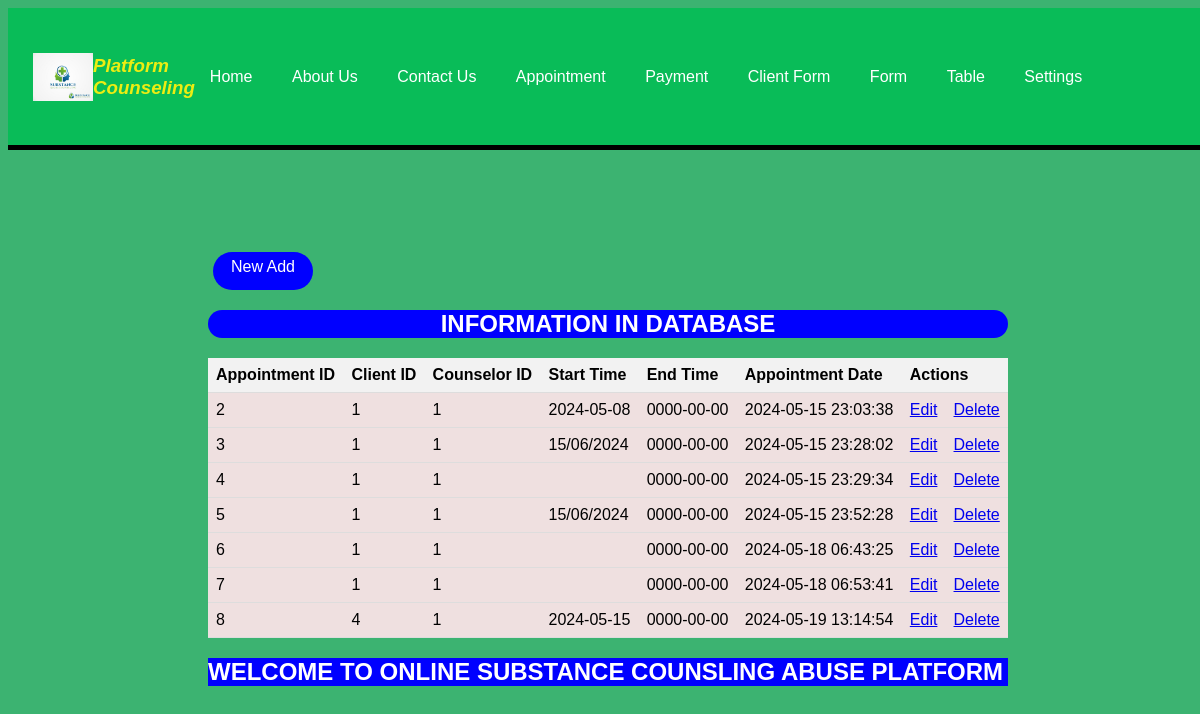
The page /appointmentview.php on the database its author committed.
### tables this page shows
CREATE TABLE `appointment` (
  `appointment_id` int(11) NOT NULL,
  `client_id` int(11) DEFAULT NULL,
  `counselor_id` int(11) DEFAULT NULL,
  `starttime` varchar(50) NOT NULL,
  `endtime` date NOT NULL,
  `appointmentDate` datetime DEFAULT current_timestamp()
);

### appointmentview.php (the view, shortened to what this page needs)
<!DOCTYPE html>
<html lang="en">
<head>
  <link rel="stylesheet" href="counselorview.css">
</head>
<body>
<header>
    <div class="header">
        <img class="logo" src="logo.jpg" alt="Logo">
        <h3 class="tu"><i>Platform <br> Counseling  </i></h3>
        <ul class="navigation">
          <li><a href="home.php">Home</a></li>
            <li><a href="aboutus.php">About Us</a></li>
            <li><a href="contactus.html">Contact Us</a></li>
            <li><a href="appointment.php">Appointment</a></li>
            <li><a href="payment.php">Payment</a></li>
            <li> <a href="clients.php">Client Form</a></li>
            <li class="dropdown">
              <a href="#">Form</a>
            </li>
            <li class="dropdown">
            <a href="#">Table</a>
          </li>
            <li class="dropdown">
          <a href="#">Settings</a>
        </li>
        </ul>
    </div>
        <br>
        </div></li></ul></div></header>
<br><br><br>
  <div class="container">
    <a href='/counselingplatform/appointment.php' class="add">New Add</a> <br>
    <div class="text-center">
      <center><h2 class="list">INFORMATION IN DATABASE</h2></center>
      <table class="table">
        <thead class="thead-light">
          <tr>
            <th> Appointment ID</th>
            <th>Client ID </th>
            <th>Counselor ID </th>
            <th>Start Time</th>
            <th>End Time</th>
            <th>Appointment Date</th>
            <th colspan="2">Actions</th>
          </tr>
        </thead>
        <tbody>
          <?php
         include "dbconnection.php";
          $sql = "SELECT * FROM appointment";
          $result = $connection->query($sql);
          while ($row = $result->fetch_assoc()) {
            echo "
              <tr>
                <td>{$row['appointment_id']}</td>
                <td>{$row['client_id']}</td>
                <td>{$row['counselor_id']}</td>
                <td>{$row['starttime']}</td>
                <td>{$row['endtime']}</td>
                <td>{$row['appointmentDate']}</td>
                <td>
                  <a href='/counselingplatform/appointmentedit.php?appointment_id={$row['appointment_id']}' class='btn btn-primary'>Edit</a>
                </td>
                <td>
                  <a href='/counselingplatform/appointmentdelete.php?appointment_id={$row['appointment_id']}' class='btn btn-danger'>Delete</a>
                </td>
              </tr>
            ";
          }
          ?>
        </tbody>
      </table>
    </div>
    <h2><marquee class="bu">WELCOME TO ONLINE SUBSTANCE COUNSLING ABUSE PLATFORM</marquee></h2>
  </div>
</body>
</html>

### counselorview.css (style rules this page uses)
body { font-family: Arial, sans-serif; background: url(logo2.png) no-repeat; background-position: center; background-size: cover; min-height: 100vh; width: 100%; background-color: #5858ee; }
h2 { margin-top: 20px; margin-bottom: 20px; }
table { width: 100%; border-collapse: collapse; }
th, td { padding: 8px; text-align: left; border-bottom: 1px solid #ddd; }
th { background-color: #f2f2f2; }
.add { margin-left: 5px; margin-top: 10px; background-color: blue; color: white; width: 100px; border-radius: 25px; height: 38px; display: inline-block; text-decoration: none; text-align: center; line-height: 30px; }
.list { width:auto 100%; background-Color:blue; color:white; border-radius: 30px; font-weight:bold; text-align:center; }
.container { max-width: 800px; margin: 0 auto; padding: 20px; }
.tu { color: rgb(237, 237, 18); }
center h2 { text-align:center; }
table { background-color: rgb(239, 224, 224); }

### appointmentview.php (style rules this page uses)
body { font-family: Arial, sans-serif; margin: 10; padding: 10; background-color: MediumSeaGreen; }
.navigation a:link { color: white; background-color:none; padding: 5px; margin: 5px; border-radius: 15px; }
.header { display: flex; justify-content: space-between; align-items: center; padding: 28px 25px; background-color: rgb(9, 188, 88); border-bottom: 5px solid black; }
.logo { width: 60px; height: auto; }
.navigation { list-style-type: none; margin: 0; padding: 0; text-align:none; flex-grow: 2; }
.navigation li { display: inline-block; margin-right: 5px; padding: 5px; }
.navigation li:last-child { margin-right: 0; }
.navigation li a { text-decoration: none; color: #333; }
.container { max-width: 800px; margin: 0 auto; padding: 20px; }
.tu { color: rgb(237, 237, 18); }
.bu { background-color:blue; color:white; }

### rows shown on the page
appointment: appointment_id "2", client "1", counselor "1", starttime "2024-05-08", endtime "0000-00-00", appointmentDate "2024-05-15 23:03:38"
appointment: appointment_id "3", client "1", counselor "1", starttime "15/06/2024", endtime "0000-00-00", appointmentDate "2024-05-15 23:28:02"
appointment: appointment_id "4", client "1", counselor "1", endtime "0000-00-00", appointmentDate "2024-05-15 23:29:34"
appointment: appointment_id "5", client "1", counselor "1", starttime "15/06/2024", endtime "0000-00-00", appointmentDate "2024-05-15 23:52:28"
appointment: appointment_id "6", client "1", counselor "1", endtime "0000-00-00", appointmentDate "2024-05-18 06:43:25"
appointment: appointment_id "7", client "1", counselor "1", endtime "0000-00-00", appointmentDate "2024-05-18 06:53:41"
appointment: appointment_id "8", client "4", counselor "1", starttime "2024-05-15", endtime "0000-00-00", appointmentDate "2024-05-19 13:14:54"
